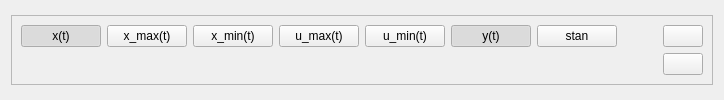
          <widget class="QWidget" name="pageFanBBGraph">
           <layout class="QVBoxLayout" name="verticalLayout_4">
            <item>
             <layout class="QVBoxLayout" name="layFanBBGraph"/>
            </item>
            <item>
             <widget class="QFrame" name="frame_27">
              <property name="sizePolicy">
               <sizepolicy hsizetype="Preferred" vsizetype="Maximum">
                <horstretch>0</horstretch>
                <verstretch>0</verstretch>
               </sizepolicy>
              </property>
              <property name="frameShape">
               <enum>QFrame::StyledPanel</enum>
              </property>
              <property name="frameShadow">
               <enum>QFrame::Raised</enum>
              </property>
              <layout class="QGridLayout" name="gridLayout_3">
               <item row="0" column="1">
                <widget class="QPushButton" name="btnFanBB_graph_x_max">
                 <property name="text">
                  <string>x_max(t)</string>
                 </property>
                 <property name="checkable">
                  <bool>true</bool>
                 </property>
                 <property name="checked">
                  <bool>false</bool>
                 </property>
                </widget>
               </item>
               <item row="1" column="8">
                <widget class="QPushButton" name="btnFanBB_graph_Clear">
                 <property name="toolTip">
                  <string>Wyczyść wykres</string>
                 </property>
                 <property name="statusTip">
                  <string>Wyczyść wykres</string>
                 </property>
                 <property name="text">
                  <string/>
                 </property>
                 <property name="icon">
                  <iconset resource="resources.qrc">
                   <normaloff>:/assets/assets/broom.ico</normaloff>:/assets/assets/broom.ico</iconset>
                 </property>
                </widget>
               </item>
               <item row="0" column="4">
                <widget class="QPushButton" name="btnFanBB_graph_u_min">
                 <property name="text">
                  <string>u_min(t)</string>
                 </property>
                 <property name="checkable">
                  <bool>true</bool>
                 </property>
                 <property name="checked">
                  <bool>false</bool>
                 </property>
                </widget>
               </item>
               <item row="0" column="8">
                <widget class="QPushButton" name="btnFanBB_graph_Stop">
                 <property name="toolTip">
                  <string>Zatrzymaj wykres</string>
                 </property>
                 <property name="statusTip">
                  <string>Zatrzymaj wykres</string>
                 </property>
                 <property name="text">
                  <string/>
                 </property>
                 <property name="icon">
                  <iconset resource="resources.qrc">
                   <normaloff>:/assets/assets/pause.ico</normaloff>:/assets/assets/pause.ico</iconset>
                 </property>
                 <property name="checkable">
                  <bool>true</bool>
                 </property>
                </widget>
               </item>
               <item row="0" column="3">
                <widget class="QPushButton" name="btnFanBB_graph_u_max">
                 <property name="text">
                  <string>u_max(t)</string>
                 </property>
                 <property name="checkable">
                  <bool>true</bool>
                 </property>
                 <property name="checked">
                  <bool>false</bool>
                 </property>
                </widget>
               </item>
               <item row="0" column="2">
                <widget class="QPushButton" name="btnFanBB_graph_x_min">
                 <property name="text">
                  <string>x_min(t)</string>
                 </property>
                 <property name="checkable">
                  <bool>true</bool>
                 </property>
                 <property name="checked">
                  <bool>false</bool>
                 </property>
                </widget>
               </item>
               <item row="0" column="5">
                <widget class="QPushButton" name="btnFanBB_graph_y">
                 <property name="text">
                  <string>y(t)</string>
                 </property>
                 <property name="checkable">
                  <bool>true</bool>
                 </property>
                 <property name="checked">
                  <bool>true</bool>
                 </property>
                </widget>
               </item>
               <item row="0" column="0">
                <widget class="QPushButton" name="btnFanBB_graph_x">
                 <property name="text">
                  <string>x(t)</string>
                 </property>
                 <property name="checkable">
                  <bool>true</bool>
                 </property>
                 <property name="checked">
                  <bool>true</bool>
                 </property>
                </widget>
               </item>
               <item row="0" column="6">
                <widget class="QPushButton" name="btnFanBB_graph_mode">
                 <property name="text">
                  <string>stan</string>
                 </property>
                 <property name="checkable">
                  <bool>true</bool>
                 </property>
                 <property name="checked">
                  <bool>false</bool>
                 </property>
                </widget>
               </item>
               <item row="0" column="7">
                <spacer name="horizontalSpacer_25">
                 <property name="orientation">
                  <enum>Qt::Horizontal</enum>
                 </property>
                 <property name="sizeHint" stdset="0">
                  <size>
                   <width>40</width>
                   <height>20</height>
                  </size>
                 </property>
                </spacer>
               </item>
              </layout>
             </widget>
            </item>
           </layout>
          </widget>
